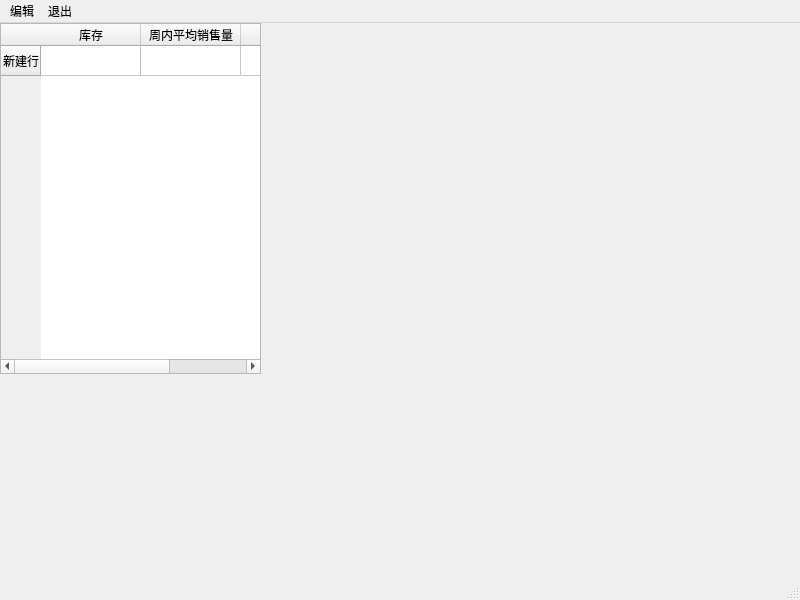
<?xml version="1.0" encoding="UTF-8"?>
<ui version="4.0">
 <class>inventory</class>
 <widget class="QMainWindow" name="inventory">
  <property name="geometry">
   <rect>
    <x>0</x>
    <y>0</y>
    <width>800</width>
    <height>600</height>
   </rect>
  </property>
  <property name="windowTitle">
   <string>MainWindow</string>
  </property>
  <widget class="QWidget" name="centralwidget">
   <widget class="QTableWidget" name="tableWidget">
    <property name="geometry">
     <rect>
      <x>0</x>
      <y>0</y>
      <width>261</width>
      <height>351</height>
     </rect>
    </property>
    <row>
     <property name="text">
      <string>新建行</string>
     </property>
    </row>
    <column>
     <property name="text">
      <string>库存</string>
     </property>
    </column>
    <column>
     <property name="text">
      <string>周内平均销售量</string>
     </property>
    </column>
    <column>
     <property name="text">
      <string>售卖等级</string>
     </property>
    </column>
   </widget>
  </widget>
  <widget class="QMenuBar" name="menubar">
   <property name="geometry">
    <rect>
     <x>0</x>
     <y>0</y>
     <width>800</width>
     <height>18</height>
    </rect>
   </property>
   <widget class="QMenu" name="menu">
    <property name="title">
     <string>编辑</string>
    </property>
    <addaction name="actionexit"/>
   </widget>
   <widget class="QMenu" name="exit_menu">
    <property name="title">
     <string>退出</string>
    </property>
    <addaction name="actionexit_2"/>
   </widget>
   <addaction name="menu"/>
   <addaction name="exit_menu"/>
  </widget>
  <widget class="QStatusBar" name="statusbar"/>
  <action name="actionexit">
   <property name="text">
    <string>更改库存</string>
   </property>
   <property name="iconText">
    <string>更改库存</string>
   </property>
   <property name="toolTip">
    <string>更改库存</string>
   </property>
  </action>
  <action name="actionexit_2">
   <property name="text">
    <string>退出</string>
   </property>
  </action>
 </widget>
 <resources/>
 <connections/>
</ui>
